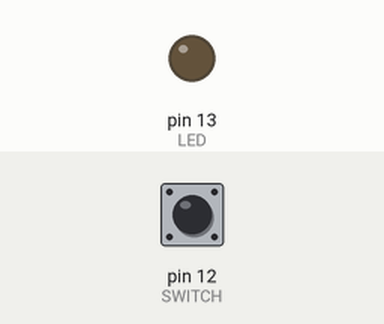
Recording of a sketch running on a simulated Arduino Uno, built with avr-gcc and run on an emulated ATmega328P. Shown: output pins drawn as LEDs (lit = HIGH). The inputs (shaded band) are chosen by the test bench; at power-on: pin 12 (SWITCH) HIGH.

Above: at 1.2 s.
1.3 s: pin 12 (SWITCH) pulled LOW for 0.15 s
At 1.37 s:
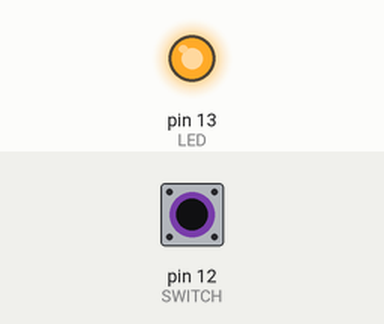
2.9 s: pin 12 (SWITCH) pulled LOW for 3.2 s
At 6.9 s:
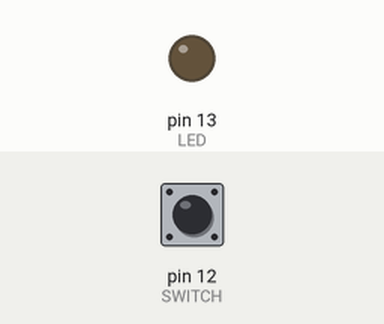
Timing chart, 0 to 8.4 s (numbered marks = the images above; inputs shaded):
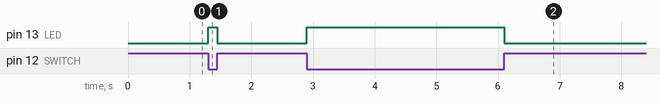

Measured:
- after the input at 1.3 s, pin 13 (LED): LOW → HIGH at once, → LOW 0.15 s later
- after the input at 2.9 s, pin 13 (LED): LOW → HIGH at once, → LOW 3.2 s later

The sketch:

Test-Limit_Switch.ino
```cpp
// Defining constansts for the internal LED pin and the switch pin.
#define LED 13
#define SWITCH 12

void setup() {
  // Setting the LED pinMode to output.
  pinMode(LED, OUTPUT);
  // Setting the SWITCH pinMode to INPUT_PULLUP.
  pinMode(SWITCH,INPUT_PULLUP);
}

void loop() {
  // If the switch is open.
  if (digitalRead(SWITCH) == HIGH)
    // Turn the LED off.
    digitalWrite (LED, LOW);
  // Else, the switch is closed.
  else
    // Turning the LED on.
    digitalWrite (LED, HIGH);
}
```
